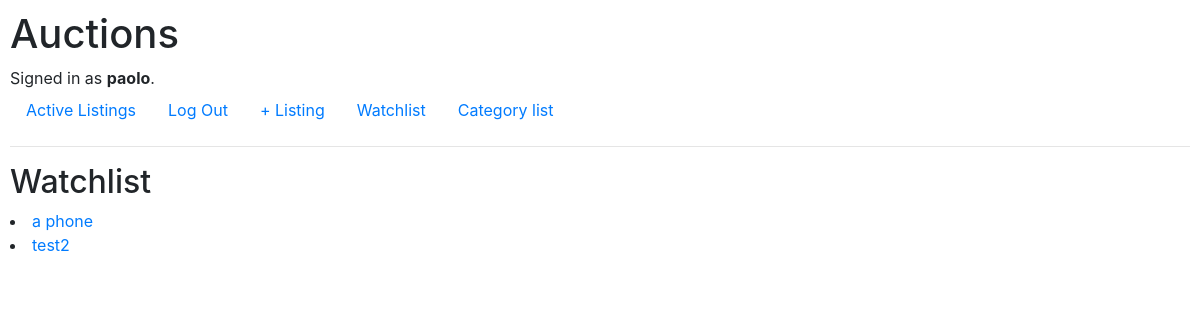
The page /wishlist (signed in) on the database its author committed.
### auctions/models.py (models this page shows, shortened)
class User(AbstractUser):
    pass

class Wishlist(models.Model):
    product = models.ForeignKey(AuctionListing, related_name="wishlist",
                                on_delete= models.CASCADE,
                                null=True, blank=True)
    user = models.ForeignKey(User, on_delete=models.CASCADE)
    def __str__(self):
        return f"{self.product}"

class AuctionListing(models.Model):
    product = models.CharField(max_length=255)
    description = models.TextField(default="none")
    category = models.CharField(max_length=255)
    initial_price = models.PositiveIntegerField(default=0)
    sold = models.BooleanField(default=False)
    user = models.ForeignKey(User, on_delete=models.CASCADE)
    image = models.ImageField(null=True, blank=True, upload_to='images/')
    def __str__(self):
        return f"{self.product}"

### auctions/views.py (the view)
# urls.py: path("wishlist", views.wishlist, name="wishlist"),
def wishlist(request):
    user = request.user
    wishlist_objects = Wishlist.objects.filter(user=user)
    print(wishlist_objects)
    context = {'wishlist_objects': wishlist_objects}
    return render(request, 'auctions/wishlist.html', context)

### auctions/templates/auctions/wishlist.html (shortened to what this page needs)
{% extends "auctions/layout.html" %}
{% block body %}
<h2>Watchlist</h2>
{% if wishlist_objects %}
        {% for wishlist_object in wishlist_objects %}
            <li><a href="{% url 'listing_detail' wishlist_object.product.id %}">{{ wishlist_object.product }}</a></li>
        {% endfor %}
{% endif %}
{% endblock body%}

### auctions/templates/auctions/layout.html (shortened to what this page needs)
{% load static %}
<!DOCTYPE html>
<html lang="en">
    <head>
        <link rel="stylesheet" href="https://stackpath.bootstrapcdn.com/bootstrap/4.4.1/css/bootstrap.min.css">
        <link href="{% static 'auctions/styles.css' %}" rel="stylesheet">
    </head>
    <body>
        <h1>Auctions</h1>
        <div>
            {% if user.is_authenticated %}
                Signed in as <strong>{{ user.username }}</strong>.
            {% else %}
                Not signed in.
            {% endif %}
        </div>
        <ul class="nav">
            <li class="nav-item">
                <a class="nav-link" href="{% url 'index' %}">Active Listings</a>
            </li>
            {% if user.is_authenticated %}
                <li class="nav-item">
                    <a class="nav-link" href="{% url 'logout' %}">Log Out</a>
                </li>
                <li class="nav-item">
                    <a class="nav-link" href="{% url 'listing_add' %}">+ Listing</a>
                </li>
                <li class="nav-item">
                    <a class="nav-link" href="{% url 'wishlist' %}">Watchlist</a>
                </li>
            <li class="nav-item">
                    <a class="nav-link" href="{% url 'category' %}">Category list</a>
                </li>
            {% endif %}
        </ul>
        <hr>
        {% block body %}
        {% endblock %}
    </body>
</html>

### auctions/static/auctions/styles.css (style rules this page uses)
body { padding: 10px; }

### rows shown on the page
User: username "paolo"
Wishlist: product "a phone"
Wishlist: product "test2"
